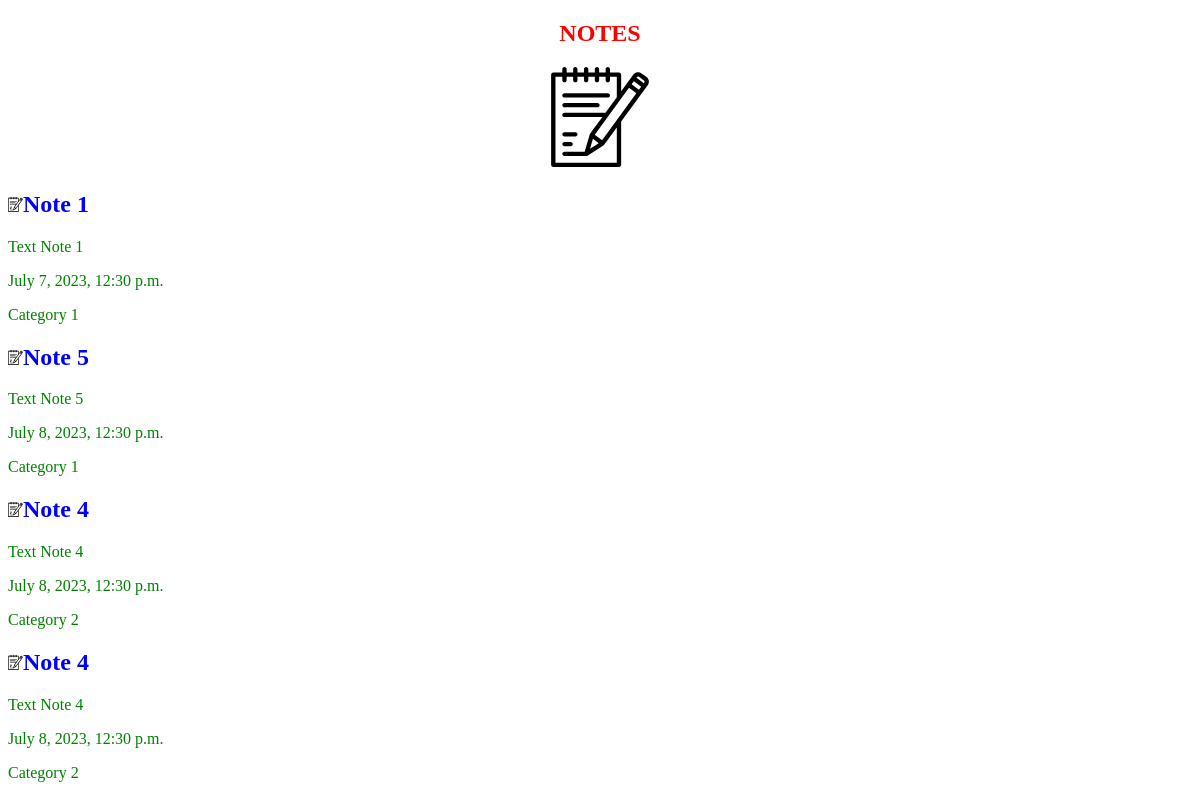
The app's page /notes with its own data.
### notes/models.py (models this page shows, shortened)
class Note(models.Model):
    title = models.CharField(max_length=200)
    text = models.TextField()
    reminder = models.DateTimeField(blank=True)
    category = models.ForeignKey(Category, on_delete=models.SET_NULL, null=True)
    class Meta:
        verbose_name = 'Note'
        verbose_name_plural = 'Notes'

class Category(models.Model):
    title = models.CharField(max_length=200)
    class Meta:
        verbose_name = 'Category'
        verbose_name_plural = 'Categories'

### notes/views.py (the view)
# urls.py: path('notes', views.show_html, name='notes'),
def show_html(request):
    notes = Note.objects.all()
    return render(request, 'notes/notes.html', {'notes': notes})

### notes/templates/notes/notes.html (shortened to what this page needs)
{% load static %}
<!DOCTYPE html>
<html>
<head>
    <link rel="stylesheet" href="{% static 'notes/css/notes.css' %}">
</head>
<body>
    <aside>
        <h1> NOTES </h1>
        <img src="{% static 'notes/img/notes_img.svg'%}" alt="note">
    </aside>
    <main>
        {% for note in notes %}
            <h2><img src="{% static 'notes/img/notes_img.svg'%}" alt="note">{{ note.title }}</h2>
            <p>{{ note.text }}</p>
            <p>{{ note.reminder }}</p>
            <p>{{ note.category.title }}</p>
        {% endfor %}
    </main>
</body>
</html>

### notes/static/notes/css/notes.css (style rules this page uses)
body { background: white; color: red; }
body img { width: 100px; }
body h2 img { width: 15px; }
body p { color: green }
body h2 { color: blue }
main { float: left, }
aside { text-align: center; }

### records on screen
Note: title "Note 1", text "Text Note 1", reminder "July 7, 2023, 12:30 p.m.", category "Category 1"
Note: title "Note 5", text "Text Note 5", reminder "July 8, 2023, 12:30 p.m.", category "Category 1"
Note: title "Note 4", text "Text Note 4", reminder "July 8, 2023, 12:30 p.m.", category "Category 2"
Note: title "Note 4", text "Text Note 4", reminder "July 8, 2023, 12:30 p.m.", category "Category 2"
